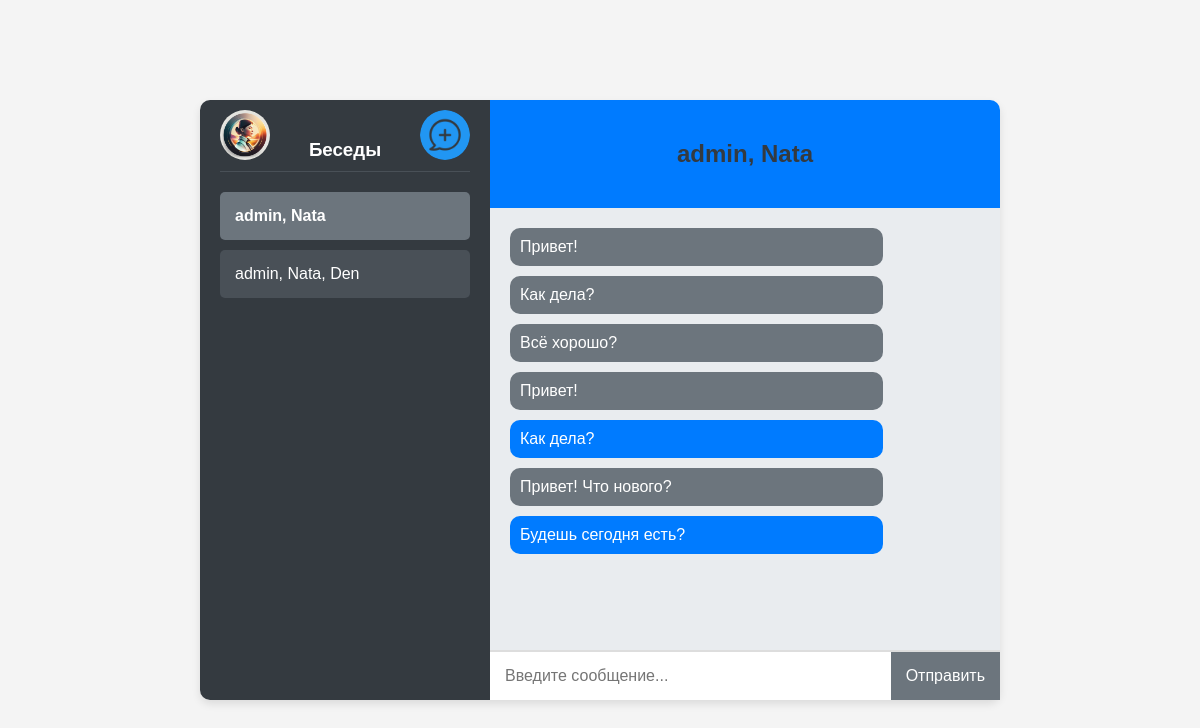
The app's page / (signed in) with its own data.
### api/models.py (models this page shows, shortened)
class ChatRoom(models.Model):
    users = models.ManyToManyField(User, related_name='chatrooms')
    def __str__(self):
        return ', '.join([user.username for user in self.users.all()])

class Message(models.Model):
    sender = models.ForeignKey(User, on_delete=models.CASCADE, related_name='sent_messages')
    chat_room = models.ForeignKey(ChatRoom, on_delete=models.CASCADE, related_name='messages')
    timestamp = models.DateTimeField(auto_now_add=True)
    text = models.TextField()

### api/views.py (the view)
# urls.py: path('', homepage, name='home'),
def homepage(request):
    if request.user is None or request.user.is_anonymous:
        return render(request, 'index.html')
    user = request.user
    chat_rooms = ChatRoom.objects.filter(users=user)
    selected_chat_room = chat_rooms.first()
    messages = Message.objects.filter(chat_room=selected_chat_room) if selected_chat_room else []
    context = {
        'user': user,
        'chat_rooms': chat_rooms,
        'selected_chat_room': selected_chat_room,
        'messages': messages,
    }
    return render(request, 'chat.html', context)

### templates/chat.html (shortened to what this page needs)
<!DOCTYPE html>
<html lang="ru">
<head>
    {% load static %}
    <link rel="stylesheet" href="{% static 'css/style.css' %}">
</head>
<body>
<div class="container messenger-container">
    <div class="sidebar">
        <div class="avatar">
            <img src="{% static 'images/avatar.jpg' %}" alt="Аватар" />
        </div>
        <div class="create-chat">
            <img src="{% static 'images/create-chat-icon.png' %}" alt="Создать беседу">
        </div>
        <h3>Беседы</h3>
        <div class="chat-list">
            {% for chat_room in chat_rooms %}
            <div class="chat-item {% if forloop.first %}selected{% endif %}" data-chat-id="{{ chat_room.id }}">{{ chat_room }}</div>
            {% empty %}
            <p>У вас пока нет чатов.</p>
            {% endfor %}
        </div>
    </div>
    <div class="chat-container">
        <div class="chat-header">
            <h2>{{ selected_chat_room }}</h2>
        </div>
        <div class="chat-messages">
            {% for message in messages %}
            <div class="message {% if message.sender == user %}sent{% else %}received{% endif %}">{{ message.text }}</div>
            {% endfor %}
        </div>
        <div class="chat-input">
            <input type="text" placeholder="Введите сообщение...">
            <button disabled>Отправить</button>
        </div>
    </div>
</div>
</body>
</html>

### static/css/style.css (style rules this page uses)
body { font-family: Arial, sans-serif; background-color: #f4f4f4; margin: 0; padding: 0; display: flex; justify-content: center; align-items: center; height: 100vh; }
.container { background-color: #fff; border-radius: 10px; box-shadow: 0 4px 8px rgba(0, 0, 0, 0.1); }
.messenger-container { width: 800px; height: 600px; display: flex; }
h2 { margin-bottom: 20px; color: #343a40; }
.sidebar { position: relative; width: 250px; background-color: #343a40; color: white; display: flex; flex-direction: column; border-radius: 10px 0 0 10px; padding: 20px; }
.sidebar h3 { text-align: center; margin-bottom: 20px; border-bottom: 1px solid #495057; padding-bottom: 10px; }
.chat-list { flex: 1; overflow-y: auto; }
.chat-list .chat-item { padding: 15px; margin-bottom: 10px; background-color: #495057; border-radius: 5px; cursor: pointer; transition: background-color 0.3s ease; }
.chat-item.selected { background-color: #6c757d; font-weight: bold; }
.chat-container { flex: 1; display: flex; flex-direction: column; }
.chat-header { background-color: #007bff; color: white; padding: 20px; text-align: center; border-radius: 0 10px 0 0; }
.chat-messages { flex: 1; padding: 20px; overflow-y: auto; background-color: #e9ecef; border-bottom: 1px solid #ddd; }
.message { background-color: #007bff; color: white; padding: 10px; border-radius: 10px; margin-bottom: 10px; max-width: 75%; }
.message.sent { background-color: #6c757d; align-self: flex-end; }
.chat-input { display: flex; border-top: 1px solid #ddd; }
.chat-input input { flex: 1; padding: 15px; border: none; outline: none; font-size: 16px; }
.chat-input button { background-color: #007bff; color: white; border: none; padding: 15px; cursor: pointer; font-size: 16px; transition: background-color 0.3s ease; }
.chat-input button:disabled, .chat-input button[disabled] { background-color: #6c757d; }
.avatar { position: absolute; top: 10px; left: 20px; }
.avatar img { width: 50px; height: 50px; border-radius: 50%; object-fit: cover; }
.create-chat { position: absolute; top: 10px; right: 20px; }
.create-chat img { width: 50px; height: 50px; border-radius: 50%; object-fit: cover; cursor: pointer; }

### records on screen
ChatRoom: id.username "admin, Nata"
ChatRoom: id.username "admin, Nata, Den"
Message: text "Привет!"
Message: text "Как дела?"
Message: text "Всё хорошо?"
Message: text "Привет!"
Message: text "Как дела?"
Message: text "Привет! Что нового?"
Message: text "Будешь сегодня есть?"
